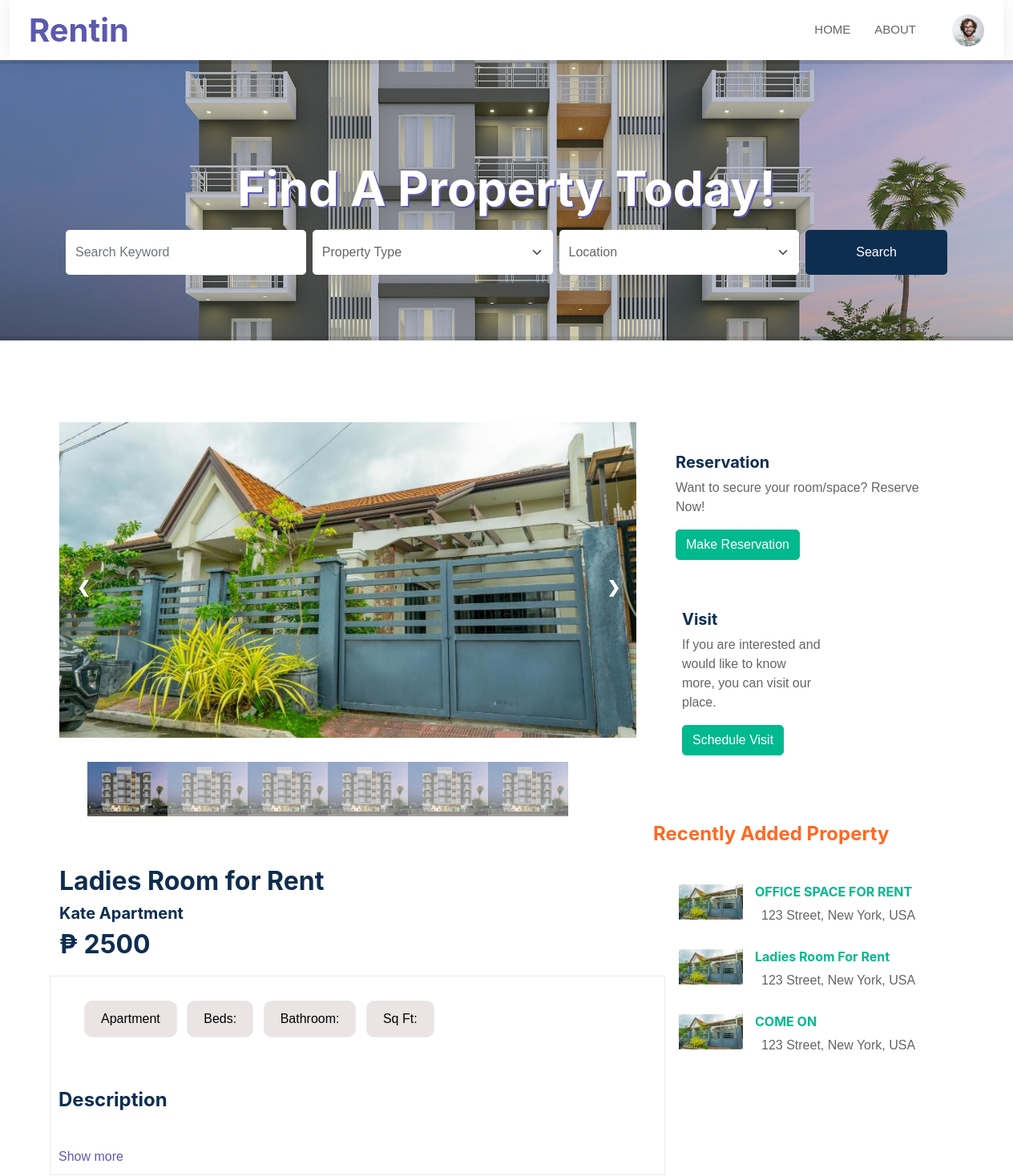
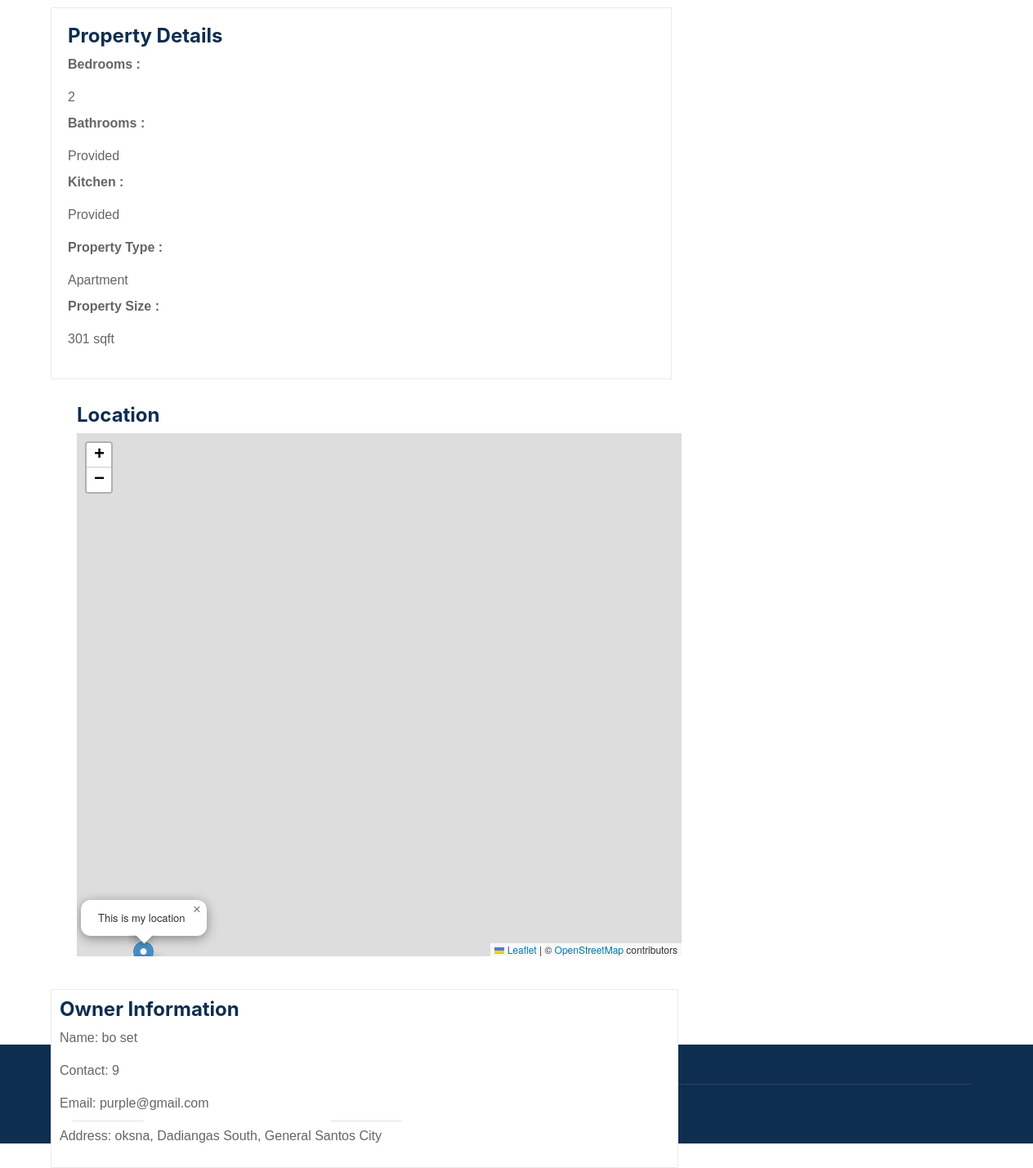
Page /seekerViewProperty.php?property_ID=RES_3512&addresscode=ADRS_7855 (signed in) on the committed database (2 pictures, top to bottom).
### tables this page shows
CREATE TABLE `property` (
  `id` int(11) NOT NULL,
  `property_ID` varchar(99) NOT NULL,
  `bname_ID` varchar(99) NOT NULL,
  `title` varchar(99) NOT NULL,
  `propertyaddress` varchar(99) NOT NULL,
  `description` text NOT NULL,
  `bedtype` varchar(99) NOT NULL,
  `availablerooms` int(11) NOT NULL,
  `monthlyrate` int(11) NOT NULL,
  `dailyrate` int(11) NOT NULL,
  `bed` int(11) NOT NULL,
  `kitchen` varchar(99) NOT NULL,
  `bathroom` varchar(99) NOT NULL,
  `aircon` varchar(99) NOT NULL,
  `dimension` int(11) NOT NULL,
  `date_created` date NOT NULL DEFAULT current_timestamp(),
  `user_ID` varchar(99) NOT NULL
);

CREATE TABLE `businessname` (
  `id` int(11) NOT NULL,
  `bname_ID` varchar(99) NOT NULL,
  `bname` varchar(99) NOT NULL,
  `category` varchar(99) NOT NULL,
  `user_ID` varchar(99) NOT NULL
);

CREATE TABLE `userinfo` (
  `id` int(11) NOT NULL,
  `userinfo_ID` varchar(99) NOT NULL,
  `firstname` varchar(99) NOT NULL,
  `lastname` varchar(99) NOT NULL,
  `contact` int(11) NOT NULL,
  `dob` date DEFAULT NULL,
  `gender` varchar(50) NOT NULL,
  `age` int(11) NOT NULL,
  `address` varchar(99) NOT NULL
);

CREATE TABLE `user` (
  `id` int(11) NOT NULL,
  `user_ID` varchar(99) NOT NULL,
  `email` varchar(99) NOT NULL,
  `password` varchar(50) NOT NULL,
  `userInfo_ID` varchar(99) NOT NULL,
  `userLevel_ID` int(11) NOT NULL,
  `verificationcode` varchar(99) NOT NULL,
  `is_verified` varchar(99) NOT NULL,
  `status` int(11) NOT NULL
);

### seekerViewProperty.php (the view, shortened to what this page needs)
<!DOCTYPE html>
<html lang="en">
<head>
    <link href="css/bootstrap.min5.css" rel="stylesheet">
    <link rel="stylesheet" href="https://unpkg.com/leaflet@1.9.3/dist/leaflet.css" />
    <link rel="stylesheet" href="https://unpkg.com/leaflet-control-geocoder/dist/Control.Geocoder.css" />
</head>
<body>
    <div class="container-xxl bg-white p-0">
        <div class="container-fluid nav-bar bg-transparent">
            <nav class="navbar navbar-expand-lg bg-white navbar-light py-0 px-4">
                <a href="index.html" class="navbar-brand d-flex align-items-center text-center">
                    <h1 class="m-0" style = "color: #5D59AF;">Rentin</h1>
                </a>
                <div class="collapse navbar-collapse" id="navbarCollapse">
                    <div class="navbar-nav ms-auto">
                        <a href="index.php" class="nav-item nav-link active">Home</a>
                        <a href="#" class="nav-item nav-link">About</a>
                    </div>
                    <div class = "profile-user">
                        <img src="images/user1.png" class="user-pic" onclick="toggleMenu()">
                    </div>
                </div>
            </nav>
        </div>
        <div class="container-xxl search">
            <div class="container wow fadeIn" data-wow-delay="0.1s" style="padding: 20px; margin-top: 8%; opacity: 0.98">
                <div class="row g-2">
                    <h2 class="first">Find A Property Today!</h2>
                    <div class="col-md-10">
                        <div class="row g-2">
                            <div class="col-md-4">
                                <input type="text" class="form-control border-0 py-3" placeholder="Search Keyword">
                            </div>
                            <div class="col-md-4">
                                <select class="form-select border-0 py-3">
                                <option selected disabled value="">Property Type</option>
                                </select>
                            </div>
                            <div class="col-md-4">
                                <select class="form-select border-0 py-3">
                                <option selected disabled value="">Location</option>
                                <?php
                                    include "dbconn.php";
                                    ?>
                                </select>
                            </div>
                        </div>
                    </div>
                    <div class="col-md-2">
                        <button class="btn btn-dark border-0 w-100 py-3">Search</button>
                    </div>
                </div>
            </div>
        </div>
        <br>
        <br>
        <br>
        <div class="full-row">
            <div class="container">
                <div class="row" >
                <?php
                      $pid = $_REQUEST['property_ID'];
                      $aid = $_REQUEST['addresscode'];
						          $query=mysqli_query($conn,"SELECT * FROM property JOIN businessname ON property.bname_ID = businessname.bname_ID
                                                    JOIN propertyaddress ON property.propertyaddress = propertyaddress.addresscode WHERE property_ID = '$pid' AND addresscode = '$aid'");
					          while($row=mysqli_fetch_array($query)) {
					        ?>
                    <div class="col-lg-8">
                        <div class="row">
                            <div class="col-md-12">
                                <div id="single-property" style="width:1200px; height:700px; margin:30px auto 50px;">
                                    <div class="img">
                                      <div class="mySlides">
                                          <img src="images/sample.jpg" style="width:60%">
                                      </div>
                                </div>
                                <a class="prev" onclick="plusSlides(-1)" style="width: 39px;">&#10094;</a>
                                <a class="next" onclick="plusSlides(1)" style="width: 39px;" >&#10095;</a>
                                <div class="row">
                                    <div class="col-md-12">
                                        <div id="single-property" style="width:600px; height:100px; margin:30px 35px;">
                                            <div class="column">
                                                <img class="demo cursor" src="images/heading.jpg" style="width:100%" onclick="currentSlide(1)" alt="">
                                            </div>
                                            <div class="column">
                                                <img class="demo cursor" src="images/heading.jpg" style="width:100%" onclick="currentSlide(2)" alt="">
                                            </div>
                                            <div class="column">
                                                <img class="demo cursor" src="images/heading.jpg" style="width:100%" onclick="currentSlide(3)" alt="">
                                            </div>
                                            <div class="column">
                                                <img class="demo cursor" src="images/heading.jpg" style="width:100%" onclick="currentSlide(4)" alt="">
                                            </div>
                                            <div class="column">
                                                <img class="demo cursor" src="images/heading.jpg" style="width:100%" onclick="currentSlide(5)" alt="">
                                            </div>
                                            <div class="column">
                                                <img class="demo cursor" src="images/heading.jpg" style="width:100%" onclick="currentSlide(6)" alt="">
                                            </div>
                                        </div>
                                    </div>
                                </div>
                                <div class="col-lg-12">
                                    <div class="listing_single_description2 mt30-767 mb-767">
                                        <div class="single_property_title">
                                            <h2> <?php echo $row['title'];?> </h2>
                                            <h5> <?php echo $row['bname'];?> </h5>
                                        </div>
                                        <div class="single_property_social_share style2">
                                            <div class="price">
                                                <h2> &#8369 <?php echo $row['monthlyrate'];?> </h2>
                                            </div>
                                        </div>
                                        <div class="lsd_list">
                                            <ul class="mb0">
                                                <li class="list-inline-item">
                                                    <a href="#" style="color: black;"> Apartment </a>
                                                </li>
                                                <li class="list-inline-item">
                                                    <a href="#" style="color: black;"> Beds: </a>
                                                </li>
                                                <li class="list-inline-item">
                                                    <a href="#" style="color: black;"> Bathroom: </a>
                                                </li>
                                                <li class="list-inline-item">
                                                    <a href="#" style="color: black;"> Sq Ft: </a>
                                                </li>
                                            </ul>
                                            <br>
                                            <br>
                                            <h4 class="mb30"> Description </h4>
                                            <br>
                                            <div class="card">
                                                    <label for="ch"> Show more </label>
                                            </div>
                                </div>
                                <div class="additional_details">
                                    <div>
                                        <h4 class="mb15">Property Details</h4>
                                    </div>
                                    <div class="col-md-6 col-lg-6 col-xl-6 ">
                                        <dl class="inline">
                                            <dt> <p> Bedrooms :</p></dt>
                                                <dd> <?php echo $row['bed'];?> </dd>
                                            <dt><p>Bathrooms :</p></dt>
                                                <dd><?php echo $row['bathroom'];?></dd>
                                            <dt><p>Kitchen :</p></dt>
                                                <dd><?php echo $row['kitchen'];?></dd>
                                        </dl>
                                    </div>
                                    <div class="col-md-6 col-lg-6 col-xl-6">
                                        <dl class="inline">
                                            <dt><p>Property Type :</p></dt>
                                                <dd><?php echo $row['category'];?></dd>
                                            <dt><p>Property Size :</p></dt>
                                                <dd><p>301 sqft</p></dd>
                                        </dl>
                                    </div>
                                </div>
                                <div class="map">
                                    <h4> Location </h4>
                                    <div id = "map">
                                    </div>
                                </div>
                                <?php
                                    include "dbconn.php";
                                    $query = "SELECT user.email, userinfo.address, .userinfo.contact, CONCAT(firstname,' ', lastname) AS fullName FROM userinfo JOIN user ON userinfo.id =user.id";
                                    $result = mysqli_query($conn, $query);
                                    if ($row = mysqli_fetch_assoc($result)) {
                                ?>
                                <div class="lsd_list">
                                    <h4> Owner Information </h4>
                                    <p> Name: <?php echo $row['fullName'] ?></p>
                                    <p> Contact: <?php echo $row['contact'] ?></p>
                                    <p> Email: <?php echo $row['email'] ?></p>
                                    <p> Address: <?php echo $row['address'] ?></p>
                                </div>
                                <?php } ?>
                            </div>
                          </div>
                        </div>
                      </div>
                    </div>
                  </div>
                  <div class="col-lg-4" style = "margin-left:65%; margin-top:-75.7%" >
                        <div class="row1">
                            <div class="more">
                                <div class="card-body">
                                    <h5 class="card-title">Reservation</h5>
                                    <p class="card-text">Want to secure your room/space? Reserve Now!</p>
                                    <a href="seekerReservePage.php?prop_ID=<?php echo $_REQUEST['property_ID']; ?>" class="btn btn-primary">Make Reservation</a>
                                </div>
                            </div>
                        </div>
                        <div class="visit">
                            <div class="col-lg-12">
                                <div class="map">
                                    <div class="card-body">
                                        <h5 class="card-title">Visit</h5>
                                        <p class="card-text">If you are interested and would like to know more, you can visit our place.</p>
                                        <a href="seekerVisitSchedule.php" class="btn btn-primary">Schedule Visit</a>
                                    </div>
                                </div>
                            </div>
                        </div>
                        <div class="sidebar-widget mt-5">
                            <h4 class="double-down-line-left text-secondary position-relative pb-4 mb-4">Recently Added Property</h4>
                            <ul class="property_list_widget">
								            <?php
                                                            $query=mysqli_query($conn,"SELECT *,propertyaddress.addresscode FROM property JOIN businessname ON businessname.bname_ID = property.bname_ID
                                                                                JOIN propertyaddress ON property.propertyaddress = propertyaddress.addresscode ORDER BY date_created DESC LIMIT 7");
										            while($row=mysqli_fetch_array($query))
										            {
								            ?>
                                <li><img src="images/sample.jpg" alt="pimage" width = 40% height = 40%>
                                    <h6 class="text-secondary hover-text-success text-capitalize"><a href="seekerViewProperty.php?property_ID=<?php echo $row['property_ID'];?>&addresscode=<?php echo $row['addresscode'];?>"><?php echo $row['title'];?></a></h6>
                                    <span class="font-14"><i class="bx bxs-map me-2" style = "color: #5D59AF;"></i>123 Street, New York, USA</span>
                                </li>
                            <?php } ?>
                            </ul>
                        </div>
                    </div>
              </div>
            </div>
                </div>
            </div>
					<?php } ?>
<div class="container-fluid bg-dark text-white-50 footer pt-5 mt-5 wow fadeIn" data-wow-delay="0.1s">
            <div class="container">
                <div class="copyright">
                    <div class="row">
                        <div class="col-md-6 text-center text-md-start mb-3 mb-md-0">
                            &copy; <a class="border-bottom" href="#">Rentin Portal</a>, All Right Reserved.
                        Designed By <a class="border-bottom" href="">Rentin Portal</a>
                        </div>
                    </div>
                </div>
            </div>
        </div>
</body>
</html>

### rows in the picture
property: title "Ladies Room for Rent", businessname.bname "Kate Apartment", monthlyrate "2500", bed "2", bathroom "Provided", kitchen "Provided", businessname.category "Apartment", fullName "bo set", userinfo.contact "9", user.email "purple@gmail.com", userinfo.address "oksna, Dadiangas South, General Santos City", title "Ladies Room For Rent"
property: title "OFFICE SPACE FOR RENT"
property: title "COME ON"
